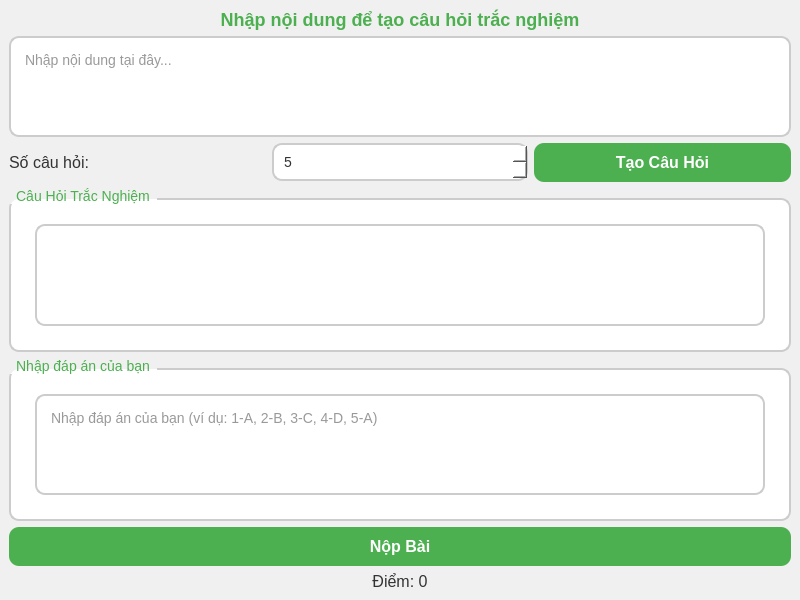
<?xml version="1.0" encoding="UTF-8"?>
<ui version="4.0">
 <class>MainWindow</class>
 <widget class="QMainWindow" name="MainWindow">
  <property name="geometry">
   <rect>
    <x>0</x>
    <y>0</y>
    <width>800</width>
    <height>600</height>
   </rect>
  </property>
  <property name="windowTitle">
   <string>AI Tạo Câu Hỏi Trắc Nghiệm</string>
  </property>
  <property name="styleSheet">
   <string notr="true">
    /* Màu nền chính */
    QMainWindow {
        background-color: #f0f0f0;
    }

    /* Text Edit */
    QTextEdit {
        background-color: #ffffff;
        border: 2px solid #cccccc;
        border-radius: 10px;
        padding: 10px;
        font-size: 14px;
        color: #333333;
    }

    /* Nút bấm */
    QPushButton {
        background-color: #4CAF50;
        border: none;
        border-radius: 10px;
        color: white;
        padding: 10px 20px;
        font-size: 16px;
        font-weight: bold;
    }

    QPushButton:hover {
        background-color: #45a049;
    }

    QPushButton:pressed {
        background-color: #3d8b40;
    }

    /* Group Box */
    QGroupBox {
        background-color: #ffffff;
        border: 2px solid #cccccc;
        border-radius: 10px;
        padding: 15px;
        font-size: 14px;
        color: #333333;
        margin-top: 10px;
    }

    QGroupBox::title {
        subcontrol-origin: margin;
        subcontrol-position: top left;
        padding: 0 5px;
        font-size: 16px;
        font-weight: bold;
        color: #4CAF50;
    }

    /* Label */
    QLabel {
        font-size: 16px;
        color: #333333;
    }

    QLabel#titleLabel {
        font-size: 18px;
        font-weight: bold;
        color: #4CAF50;
    }

    /* Line Edit */
    QLineEdit {
        background-color: #ffffff;
        border: 2px solid #cccccc;
        border-radius: 10px;
        padding: 8px;
        font-size: 14px;
        color: #333333;
    }

    /* Spin Box */
    QSpinBox {
        background-color: #ffffff;
        border: 2px solid #cccccc;
        border-radius: 10px;
        padding: 8px;
        font-size: 14px;
        color: #333333;
    }
   </string>
  </property>
  <widget class="QWidget" name="centralwidget">
   <layout class="QVBoxLayout" name="verticalLayout">
    <item>
     <widget class="QLabel" name="titleLabel">
      <property name="text">
       <string>Nhập nội dung để tạo câu hỏi trắc nghiệm</string>
      </property>
      <property name="alignment">
       <set>Qt::AlignmentFlag::AlignCenter</set>
      </property>
     </widget>
    </item>
    <item>
     <widget class="QTextEdit" name="inputTextEdit">
      <property name="maximumHeight">
       <number>150</number>
      </property>
      <property name="placeholderText">
       <string>Nhập nội dung tại đây...</string>
      </property>
     </widget>
    </item>
    <item>
     <layout class="QHBoxLayout" name="horizontalLayout">
      <item>
       <widget class="QLabel" name="numQuestionsLabel">
        <property name="text">
         <string>Số câu hỏi:</string>
        </property>
       </widget>
      </item>
      <item>
       <widget class="QSpinBox" name="numQuestionsSpinBox">
        <property name="minimum">
         <number>1</number>
        </property>
        <property name="maximum">
         <number>10</number>
        </property>
        <property name="value">
         <number>5</number>
        </property>
       </widget>
      </item>
      <item>
       <widget class="QPushButton" name="generateButton">
        <property name="text">
         <string>Tạo Câu Hỏi</string>
        </property>
       </widget>
      </item>
     </layout>
    </item>
    <item>
     <widget class="QGroupBox" name="questionsGroupBox">
      <property name="title">
       <string>Câu Hỏi Trắc Nghiệm</string>
      </property>
      <layout class="QVBoxLayout" name="verticalLayout_2">
       <item>
        <widget class="QTextEdit" name="questionsTextEdit">
         <property name="readOnly">
          <bool>true</bool>
         </property>
        </widget>
       </item>
      </layout>
     </widget>
    </item>
    <item>
     <widget class="QGroupBox" name="answersGroupBox">
      <property name="title">
       <string>Nhập đáp án của bạn</string>
      </property>
      <layout class="QVBoxLayout" name="verticalLayout_3">
       <item>
        <widget class="QTextEdit" name="answersTextEdit">
         <property name="maximumHeight">
          <number>100</number>
         </property>
         <property name="placeholderText">
          <string>Nhập đáp án của bạn (ví dụ: 1-A, 2-B, 3-C, 4-D, 5-A)</string>
         </property>
        </widget>
       </item>
      </layout>
     </widget>
    </item>
    <item>
     <widget class="QPushButton" name="submitButton">
      <property name="text">
       <string>Nộp Bài</string>
      </property>
     </widget>
    </item>
    <item>
     <widget class="QLabel" name="scoreLabel">
      <property name="text">
       <string>Điểm: 0</string>
      </property>
      <property name="alignment">
       <set>Qt::AlignmentFlag::AlignCenter</set>
      </property>
     </widget>
    </item>
   </layout>
  </widget>
 </widget>
 <resources/>
 <connections/>
</ui>
